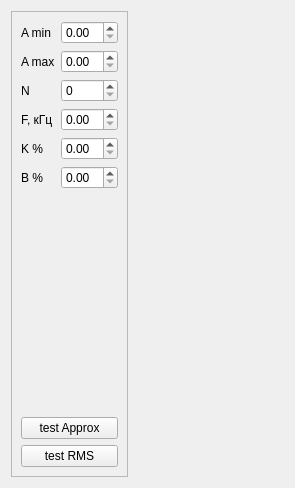
<?xml version="1.0" encoding="UTF-8"?>
<ui version="4.0">
 <class>TestBox_2</class>
 <widget class="QWidget" name="TestBox_2">
  <property name="geometry">
   <rect>
    <x>0</x>
    <y>0</y>
    <width>295</width>
    <height>488</height>
   </rect>
  </property>
  <property name="windowTitle">
   <string>Form</string>
  </property>
  <layout class="QHBoxLayout" name="horizontalLayout">
   <item>
    <widget class="QFrame" name="frame">
     <property name="sizePolicy">
      <sizepolicy hsizetype="Fixed" vsizetype="Preferred">
       <horstretch>0</horstretch>
       <verstretch>0</verstretch>
      </sizepolicy>
     </property>
     <property name="frameShape">
      <enum>QFrame::StyledPanel</enum>
     </property>
     <property name="frameShadow">
      <enum>QFrame::Raised</enum>
     </property>
     <layout class="QVBoxLayout" name="verticalLayout">
      <item>
       <layout class="QGridLayout" name="gridLayout">
        <item row="3" column="0">
         <widget class="QLabel" name="label_4">
          <property name="sizePolicy">
           <sizepolicy hsizetype="Fixed" vsizetype="Preferred">
            <horstretch>0</horstretch>
            <verstretch>0</verstretch>
           </sizepolicy>
          </property>
          <property name="text">
           <string>F, кГц</string>
          </property>
         </widget>
        </item>
        <item row="2" column="0">
         <widget class="QLabel" name="label_3">
          <property name="sizePolicy">
           <sizepolicy hsizetype="Fixed" vsizetype="Preferred">
            <horstretch>0</horstretch>
            <verstretch>0</verstretch>
           </sizepolicy>
          </property>
          <property name="text">
           <string>N</string>
          </property>
         </widget>
        </item>
        <item row="3" column="1">
         <widget class="QDoubleSpinBox" name="dsb_F"/>
        </item>
        <item row="0" column="0">
         <widget class="QLabel" name="label">
          <property name="sizePolicy">
           <sizepolicy hsizetype="Fixed" vsizetype="Preferred">
            <horstretch>0</horstretch>
            <verstretch>0</verstretch>
           </sizepolicy>
          </property>
          <property name="text">
           <string>A min</string>
          </property>
         </widget>
        </item>
        <item row="1" column="1">
         <widget class="QDoubleSpinBox" name="dsb_A_max"/>
        </item>
        <item row="0" column="1">
         <widget class="QDoubleSpinBox" name="dsb_A_min"/>
        </item>
        <item row="6" column="0">
         <widget class="QLabel" name="label_6">
          <property name="sizePolicy">
           <sizepolicy hsizetype="Fixed" vsizetype="Preferred">
            <horstretch>0</horstretch>
            <verstretch>0</verstretch>
           </sizepolicy>
          </property>
          <property name="text">
           <string>B %</string>
          </property>
         </widget>
        </item>
        <item row="4" column="0">
         <widget class="QLabel" name="label_5">
          <property name="sizePolicy">
           <sizepolicy hsizetype="Fixed" vsizetype="Preferred">
            <horstretch>0</horstretch>
            <verstretch>0</verstretch>
           </sizepolicy>
          </property>
          <property name="text">
           <string>K %</string>
          </property>
         </widget>
        </item>
        <item row="4" column="1">
         <widget class="QDoubleSpinBox" name="dsb_K"/>
        </item>
        <item row="1" column="0">
         <widget class="QLabel" name="label_2">
          <property name="sizePolicy">
           <sizepolicy hsizetype="Fixed" vsizetype="Preferred">
            <horstretch>0</horstretch>
            <verstretch>0</verstretch>
           </sizepolicy>
          </property>
          <property name="text">
           <string>A max</string>
          </property>
         </widget>
        </item>
        <item row="6" column="1">
         <widget class="QDoubleSpinBox" name="dsb_B"/>
        </item>
        <item row="2" column="1">
         <widget class="QSpinBox" name="sb_N"/>
        </item>
       </layout>
      </item>
      <item>
       <spacer name="verticalSpacer">
        <property name="orientation">
         <enum>Qt::Vertical</enum>
        </property>
        <property name="sizeHint" stdset="0">
         <size>
          <width>20</width>
          <height>210</height>
         </size>
        </property>
       </spacer>
      </item>
      <item>
       <widget class="QPushButton" name="btn_test_Approx">
        <property name="text">
         <string>test Approx</string>
        </property>
       </widget>
      </item>
      <item>
       <widget class="QPushButton" name="btn_test_RMS">
        <property name="text">
         <string>test RMS</string>
        </property>
       </widget>
      </item>
     </layout>
    </widget>
   </item>
   <item>
    <widget class="GrapherBox" name="grapher_widget" native="true"/>
   </item>
  </layout>
 </widget>
 <customwidgets>
  <customwidget>
   <class>GrapherBox</class>
   <extends>QWidget</extends>
   <header>grapherbox.hpp</header>
   <container>1</container>
  </customwidget>
 </customwidgets>
 <resources/>
 <connections/>
</ui>
